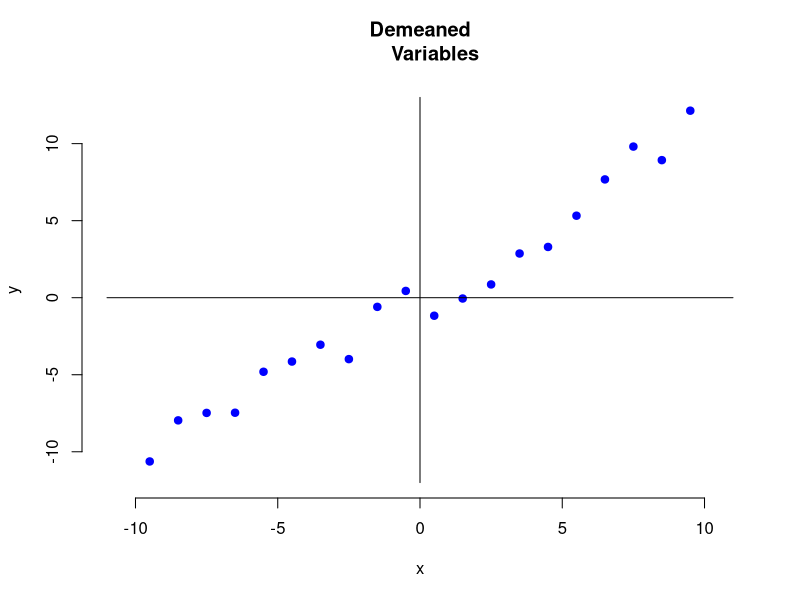

The R script that drew this image:
########################################

# Produces example charts for PCA note

# Generates data according to
#
#   y = a + b*x + e
#
# for n samples with e N(0,1)


########################################

# Parameters
a <- 5
b <- 1
n <- 20

# Generate data
e <- rnorm(n)
x <- 1:n
y <- a + b*x + e 

# Demean
x.demean <- x - mean(x)
y.demean <- y - mean(y)

# Limits
xlim <- c(round(min(x.demean))-1, round(max(x.demean))+1)
ylim <- c(round(min(y.demean))-1, round(max(y.demean))+1)

# Plot un-pca'd graph
plot(x.demean, y.demean, xlim=xlim, ylim=ylim, pch=19,col='blue', main='Demeaned
     Variables', xlab='x', ylab='y', bty='n')
lines(xlim, rep(0, length(xlim)), col='black')
lines(rep(0, length(ylim)), ylim, col='black')



